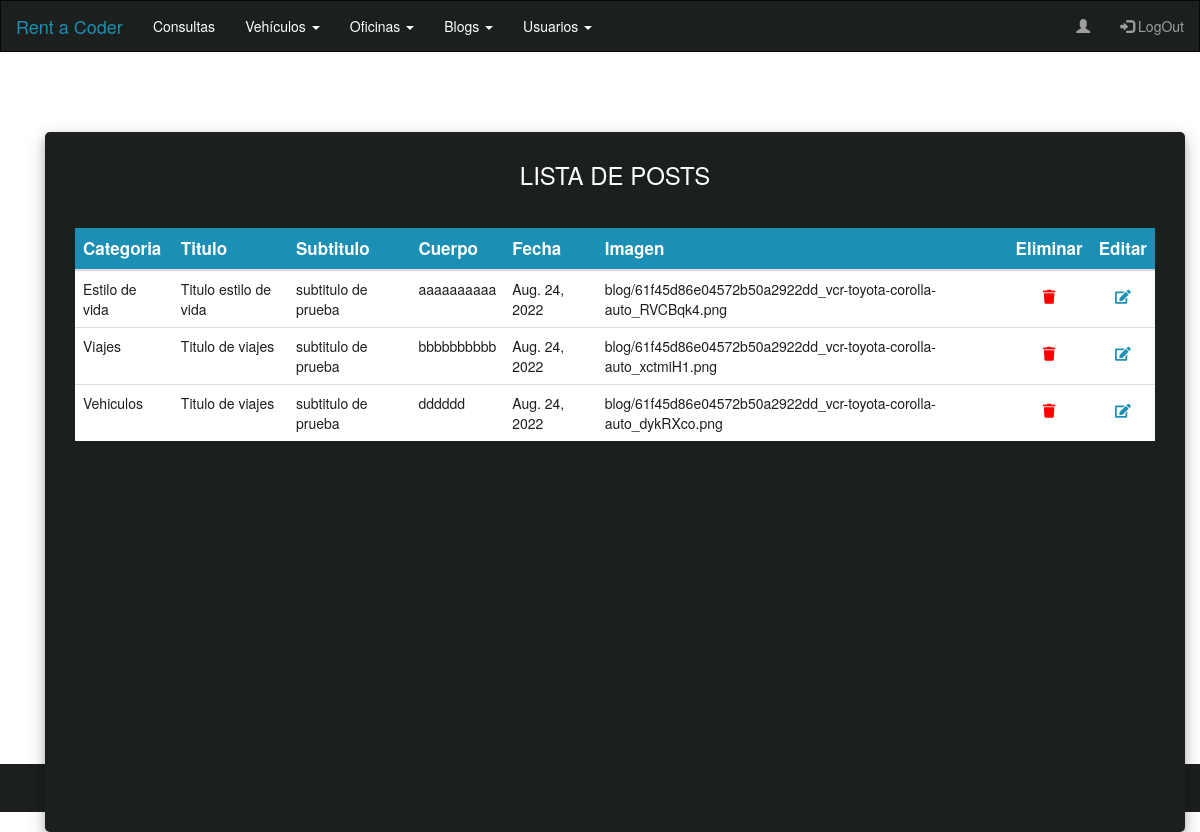
Screenshot of /blog/table/ with the database file from the repository.
### App_Blog/models.py (models this page shows, shortened)
class Post(models.Model):
    categoria = models.CharField(max_length=50, null=True)
    titulo = models.CharField(max_length=50)
    sub_titulo = models.CharField(max_length=50)
    cuerpo = models.CharField(max_length=500)
    fecha = models.DateField(auto_now=False, auto_now_add=False)
    imagen = models.ImageField(upload_to='blog', blank=True, null=True)

### App_Blog/views.py (the view)
# urls.py: path('table/', PostTable,  name='PostTable'),
def PostTable(request):
    posts     = Post.objects.all()
    contexto = {"posts": posts}
    return render(request, "PostTable.html", contexto )

### App_Blog/templates/PostTable.html
{% extends 'Admin.html'%}
{% load static %}
{% block bloqueQueCambia %}
<div class="container container-body">
  <div class="d-flex justify-content-center h-100">
    <div class="user_card">
      <div class="table-title">
        <h3 id="form-title">LISTA DE POSTS</h3>
      </div>
      <div class="justify-content-center form_container table-responsive">
        <table class="table table-fixed">
          <thead class="thead-dark">
            <tr>
              <th scope="col">Categoria</th>
              <th scope="col">Titulo</th>
              <th scope="col">Subtitulo</th>
              <th scope="col">Cuerpo</th>
              <th scope="col">Fecha</th>
              <th scope="col">Imagen</th>
              <th scope="col">Eliminar</th>
              <th scope="col">Editar</th>
            </tr>
          </thead>
          <tbody>
            {% for post in posts %}
            <tr>
              <td>{{post.categoria}}</td>
              <td>{{post.titulo}}</td>
              <td>{{post.sub_titulo}}</td>
              <td>{{post.cuerpo}}</td>
              <td>{{post.fecha}}</td>
              <td>{{post.imagen}}</td>
              <td class="text-center">
                  <a href="{% url 'PostDelete' post.id %}">
                    <button class="btn btn-delete">
                      <i class="fa fa-trash"></i>
                    </button>
                  </a>
              </td>
              <td class="text-center">
                <a href="{% url 'PostEdit' post.id %}">
                  <button class="btn btn-edit">
                    <i class="fa fa-edit"></i>
                  </button>
                </a>
            </td>
            </tr>
            {% endfor %}
          </tbody>
        </table>
      </div>
    </div>
  </div>
</div>
{% endblock bloqueQueCambia %}

### App_MVTProyectoFinalCoder/static/css/stylesAdmin.css (style rules this page uses)
body, html { margin: 0; padding: 0; height: 100%; background: #ffffff !important; }
.container-body { height: 89%; }
.form_container { padding-left: 20px !important; padding-right: 20px !important; height: 550px !important; }
.thead-dark { background-color: #1c8fb5 !important; color: white; font-size: 1.7rem; }
tbody { color: #1b201f; background-color: white !important; }
th { text-align: center; }
.table-title { text-align: center; }
.container-body { padding-top: 40px; }
.user_card { height: 700px !important; margin-top: auto; margin-bottom: auto; background: #1b201f; position: relative; justify-content: center; flex-direction: column; padding: 10px; box-shadow: 0 4px 8px 0 rgba(0, 0, 0, 0.2), 0 6px 20px 0 rgba(0, 0, 0, 0.19); -webkit-box-shadow: 0 4px 8px 0 rgba(0, 0, 0, 0.2), 0 6px 20px 0 rgba(0, 0, 0, 0.19); -moz-box-shadow: 0 4px 8px 0 rgba(0, 0, 0, 0.2), 0 6px 20px 0 rgba(0, 0, 0, 0.19); border-radius: 5px; }
.form_container { margin-top: 40px; margin-bottom: 40px; }
#form-title { margin-top: 20px; color: #fff; }
thead tr th { position: sticky; top: 0; z-index: 10; background-color: #1c8fb5 !important; }
.table-responsive { height:200px; overflow:scroll; }
.btn-delete { background-color: white; color: red; }
.btn-edit { background-color: white; color: #1c8fb5; }

### rows the page displays
Post: categoria "Estilo de vida", titulo "Titulo estilo de vida", sub_titulo "subtitulo de prueba", cuerpo "aaaaaaaaaa", fecha "Aug. 24, 2022", imagen "blog/61f45d86e04572b50a2922dd_vcr-toyota-corolla-auto_RVCBqk4.png"
Post: categoria "Viajes", titulo "Titulo de viajes", sub_titulo "subtitulo de prueba", cuerpo "bbbbbbbbbb", fecha "Aug. 24, 2022", imagen "blog/61f45d86e04572b50a2922dd_vcr-toyota-corolla-auto_xctmiH1.png"
Post: categoria "Vehiculos", titulo "Titulo de viajes", sub_titulo "subtitulo de prueba", cuerpo "dddddd", fecha "Aug. 24, 2022", imagen "blog/61f45d86e04572b50a2922dd_vcr-toyota-corolla-auto_dykRXco.png"
